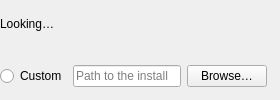
<?xml version="1.0" encoding="UTF-8"?>
<ui version="4.0">
 <class>ToolPathControl</class>
 <widget class="QWidget" name="ToolPathControl">
  <layout class="QVBoxLayout" name="main_layout">
   <property name="leftMargin">
    <number>0</number>
   </property>
   <property name="topMargin">
    <number>0</number>
   </property>
   <property name="rightMargin">
    <number>0</number>
   </property>
   <property name="bottomMargin">
    <number>0</number>
   </property>
   <item>
    <layout class="QVBoxLayout" name="rows_layout"/>
   </item>
   <item>
    <widget class="WrappingLabel" name="looking_label">
     <property name="text">
      <string>Looking…</string>
     </property>
     <property name="wordWrap">
      <bool>true</bool>
     </property>
    </widget>
   </item>
   <item>
    <layout class="QHBoxLayout" name="custom_layout">
     <item>
      <widget class="QRadioButton" name="custom_radio_button">
       <property name="toolTip">
        <string>Use the install at this path.</string>
       </property>
       <property name="text">
        <string>Custom</string>
       </property>
      </widget>
     </item>
     <item>
      <widget class="QLineEdit" name="path_edit">
       <property name="toolTip">
        <string>The executable, the folder holding it, or an unpacked download.</string>
       </property>
       <property name="placeholderText">
        <string>Path to the install</string>
       </property>
      </widget>
     </item>
     <item>
      <widget class="QPushButton" name="browse_button">
       <property name="text">
        <string>Browse…</string>
       </property>
      </widget>
     </item>
     <item>
      <widget class="QLabel" name="custom_status_label"/>
     </item>
    </layout>
   </item>
  </layout>
 </widget>
 <customwidgets>
  <customwidget>
   <class>WrappingLabel</class>
   <extends>QLabel</extends>
   <header>borco_pyside.widgets</header>
  </customwidget>
 </customwidgets>
 <resources/>
 <connections/>
</ui>
